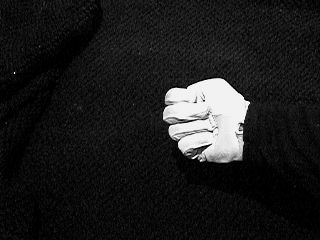
%> input picture Codes/cmsc178_assignment4/A4_code/rock/rock_0001.png, 320 x 240 px; its folder holds only this picture in this run
$ octave --eval "result = hand_features;"   (GNU Octave 9; MATLAB toolbox functions it lacks are replaced by stand-ins)
%> lines starting %> are read from the running program, lines starting %| are printed output that depends on the picture; in (x1, y1, x2, y2) boxes, pixels count from 0 and x2, y2 are one past the last pixel; in counts of white or black regions, pixels touching at a corner belong together; the program's own positions count from 1
%> in hand_features, I is the input picture: size 240x320 uint8; min 0, max 255, mean 28.8
### Codes/cmsc178_assignment4/A4_code/hand_threshold.m
% IMAGE_THRESH - estimate a suitable image threshold value using isothresh
%
function T = hand_threshold(I)

if (isa(I,'uint8'))
  I=double(I)/255;
end


% TO BE FILLED IN BY YOU (See assignment sheet)
% this should implement isothresh for at least 10 iterations. I
% suggest you use the mean of the whole image as the initial value for
% T.

% ---------- INSERT YOUR CODE BELOW ------------------------------------


% average of overall elements

initialize_threshold  = mean(I(:)); % Initial estimate of overall average image intensity
%> initialize_threshold = 0.113

% Iterate for at least 10 iterations
for iter = 1:10
    % Calculate the average intensity for values above and below the threshold
    I_above   = mean(I(I > initialize_threshold));
    I_below   = mean(I(I <= initialize_threshold));

    % Update the threshold using the isothresh calculation
    initialize_threshold  = (I_above + I_below) / 2;
end
%> this loop made 10 passes
%> (I_above, I_below, initialize_threshold) on passes 1 to 10: (0.441, 0.047, 0.244), (0.851, 0.0563, 0.453), (0.879, 0.0575, 0.468), (0.882, 0.0577, 0.47), (0.882, 0.0577, 0.47), (0.882, 0.0577, 0.47), (0.882, 0.0577, 0.47), (0.882, 0.0577, 0.47), (0.882, 0.0577, 0.47), (0.882, 0.0577, 0.47)
% Hint: Applying a small scale offset to the threshold estimated by isothresh (eg. “thresh_used = k
% * thresh_est;” may help to reduce problems with shadows seen in the palm of the hand for the
% “scissors” images.

k   = 0.5;

T   = initialize_threshold * k;
%> T = 0.235
% T   = graythresh(I) * k; % when we cant graythresh, so sad


% ---------- INSERT YOUR CODE ABOVE ------------------------------------

% END FO FILE


%%%
%
% So, using a 100% threshold leads to issues like from image 31 on scissors. Even using 90% have issues.
% I tried 50%, I think it worked? Well, it has artefacts that we should not have... 70% doesn't almost
% have any artefacts but there are still some on the wrist. On 85%, we go back to our main issue.
% On 80%, there is an issue somewhere on image 176 or 177. There is a bad scissor on image 177 for 75%.
% I think I should use 70% Threshold value.
% Looking at it again, the rock have artefacts and considering the amount of bad scissors and rocks,
% there are more rocks with artefacts than with scissors. Thus, it's better to stick with 100% scaling threshold.
%
%%%

### *Notes/__temporary/old/Codes/cmsc178_assignment4/A4_code/hand_extract.m
% HAND_EXTRACT - auto extract the "hand" region of interest from the training
%   image using thresholding, morphological cleaning etc.
%
%  B = hand_extract(I);
%
% I = an NxM gresyscale image (values range 0..1)
% B = Binary mask of extracted region

function B = hand_extract(I)

if (nargin<1)
  error('This function requires an image as input');
end
if (isa(I,'uint8'))
  I = double(I(:,:,1))/255;
end

% estimate a threshold using the isothresh function you have created.
threshold = hand_threshold(I);
%> threshold = 0.235

% 1. Threshold the image based on the isothresh estimate. Given that the
%    hand contains significant shadowing uou may need to scale up/down the
%    threshold estimate given by image_thresh().
%
% 2. Clean up the thresholded image. Remove isolated points, fill holes
%    in the etc... You can use any of the function in the image processing
%    toolbox to do this such as imerode,imdilate,imopen,imclose,imfill etc.
%    Make sure you test this on serval images from the dataset to be sure it works.
%    Again shadowing across the hand is likely to be an issue.
%
% 3. Return a binary image containing only the "hand", preferably as a single region.
%    If you have multiple regions in the output (caused by fragmentation of the hand or
%    from noise not removed during the clean up stage) some of the feature estimation
%    functions which you will use later on may return odd results.
%
% IMPORTANT - the better this section is at cleaning up the imagery the better the
% feature estimates are likely to be and hence the performance of the classifier. Also
% make sure you discuss how you came up with these steps in your report and include
% examples etc.
% ----------- FILL IN THE SECTION BELOW ------------------------------


% We must pick images that are only white and black so we will set the threshold value
% for it.
% B = imbinarize(I, threshold*0.16);
B = imbinarize(I, threshold*0.2625);
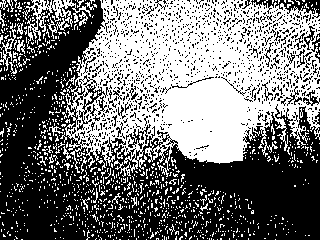
%> B: size 240x320 logical; 45.2% white; 1134 white regions (1103 under 20 px), largest, box (x1, y1, x2, y2) and area: (65, 0, 320, 177) 28676, (22, 0, 91, 53) 926, (0, 23, 16, 71) 172
% Fill up the holes albeit this function actually never fills up a huge hole gap
B = imfill(B, 'holes'); % Fill holes in the image
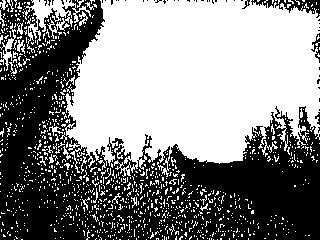
%> B: size 240x320 logical; 53.1% white; 50 black regions (45 under 20 px), largest, box (x1, y1, x2, y2) and area: (0, 0, 320, 240) 35234, (251, 0, 320, 18) 448, (311, 33, 320, 63) 96, (315, 112, 320, 125) 31, (242, 0, 250, 9) 27
% We will use this for the morphological filter
S = strel('disk', 6);
% Do an erosion and dilation. Remove unwanted pixels and bring the image back to the original shape
B = imopen(B, S);
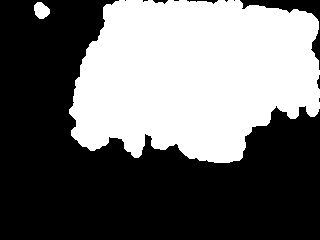
%> B: size 240x320 logical; 42.2% white; 2 white regions, box (x1, y1, x2, y2) and area: (69, 0, 320, 163) 32230, (34, 2, 50, 19) 199
% Only keep the biggest shape in the image. We don't have the background to be part of our test.
B = bwareafilt(B, 1);
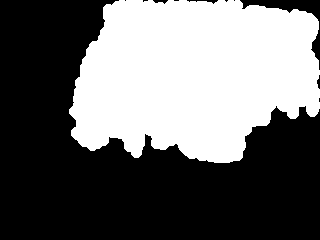
%> B: size 240x320 logical; 42% white; 1 white region, box (x1, y1, x2, y2) and area: (69, 0, 320, 163) 32230

% Then finally, label the shape to only use. This assigns a unique label to it.
[L, n] = bwlabel(B);
%> n = 1
ObjectIdx = 1;
if n ~= 1
    ObjectIdx = mode(L(L>0));
end

% Return the object image
B = L == ObjectIdx;

% ----------- FILL IN THE SECTION ABOVE ------------------------------

return

% -------------------------------------------------------------------
% END OF FILE

### *Notes/__temporary/old/Codes/cmsc178_assignment4/New/all_hand_features.m
% [F,C]=all_hand_features(mode) - script to generate array of feature data
%  from the raw hand images. Calls up extract_hand().
%
% the subdirectories 'rock' 'papqer' 'scissors'
% should be present. Returns the NxM array of features
% all the loaded imagery, and C is the associated class values.
%

function [F,C] = hand_features

% NOTE: do not alter this code

cname = { 'rock' 'paper' 'scissors' }; % run on just 3 classes

count=0;
figure(1234); clf;
colr='rgbmyck';
symb='x+o*sdv';
for classnum=1:length(cname)
  D=dir([ cname{classnum} filesep '*.png']);
  if (isempty(D)); error('Unable to find the required image directory: please make sure the data directories are present'); end
  for n=1:length(D)
    % load rock/paper/scissors/etc image
    disp(['Loading ' D(n).name]);
    I = imread([ cname{classnum} filesep D(n).name]);
    I = double(I(:,:,1))/(1+isa(I,'uint8')*254);

    % Here is the calls to the two key processing functions you
    % need to write
    B = hand_extract(I);
%> (the run ends here)
